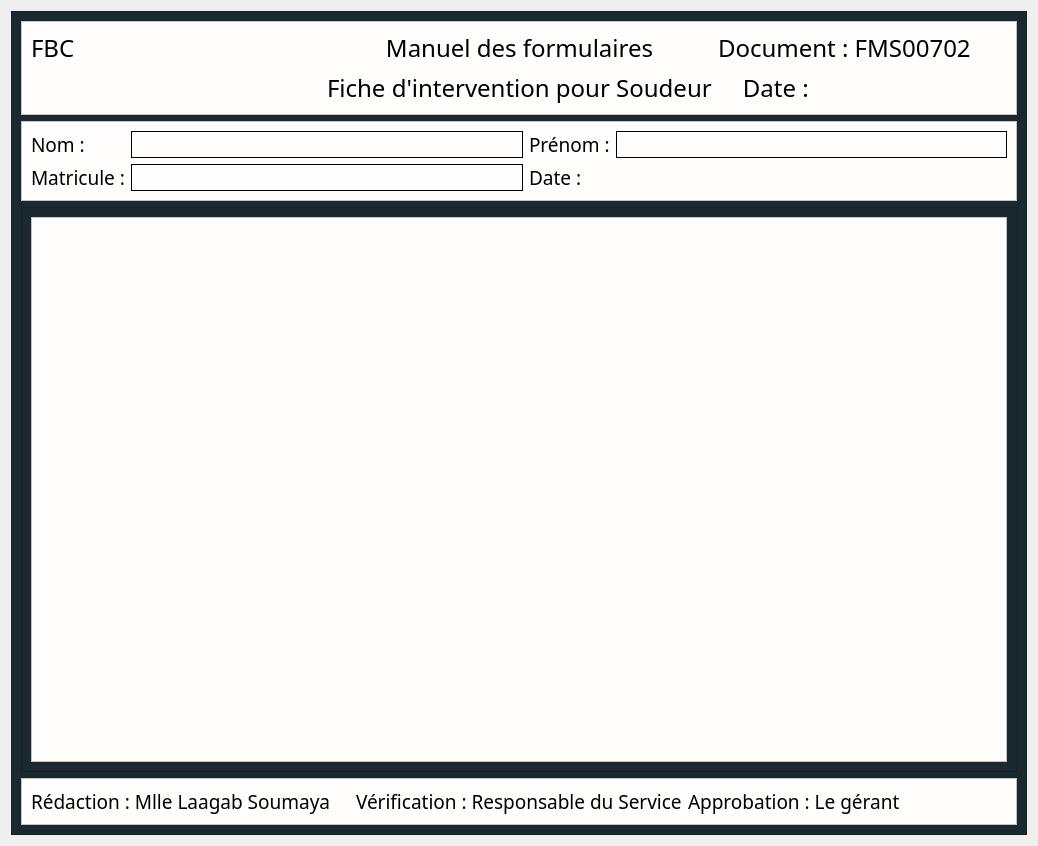
<?xml version="1.0" encoding="UTF-8"?>
<ui version="4.0">
 <class>Dialog</class>
 <widget class="QDialog" name="Dialog">
  <property name="geometry">
   <rect>
    <x>0</x>
    <y>0</y>
    <width>1038</width>
    <height>846</height>
   </rect>
  </property>
  <property name="windowTitle">
   <string>Dialog</string>
  </property>
  <layout class="QVBoxLayout" name="verticalLayout">
   <item>
    <widget class="QFrame" name="frame">
     <property name="styleSheet">
      <string notr="true">background-color: #1A2930;</string>
     </property>
     <property name="frameShape">
      <enum>QFrame::StyledPanel</enum>
     </property>
     <property name="frameShadow">
      <enum>QFrame::Raised</enum>
     </property>
     <layout class="QVBoxLayout" name="verticalLayout_2" stretch="0,0,1,0">
      <item>
       <widget class="QFrame" name="frame_5">
        <property name="styleSheet">
         <string notr="true">background-color : #FEFDFC;</string>
        </property>
        <property name="frameShape">
         <enum>QFrame::StyledPanel</enum>
        </property>
        <property name="frameShadow">
         <enum>QFrame::Raised</enum>
        </property>
        <layout class="QGridLayout" name="gridLayout">
         <item row="0" column="1">
          <widget class="QLabel" name="label_2">
           <property name="font">
            <font>
             <family>Modern No. 20</family>
             <pointsize>18</pointsize>
            </font>
           </property>
           <property name="text">
            <string>Manuel des formulaires</string>
           </property>
           <property name="alignment">
            <set>Qt::AlignCenter</set>
           </property>
          </widget>
         </item>
         <item row="0" column="0">
          <widget class="QLabel" name="label">
           <property name="font">
            <font>
             <family>Modern No. 20</family>
             <pointsize>18</pointsize>
            </font>
           </property>
           <property name="text">
            <string>FBC</string>
           </property>
          </widget>
         </item>
         <item row="0" column="2">
          <widget class="QLabel" name="label_3">
           <property name="font">
            <font>
             <family>Modern No. 20</family>
             <pointsize>18</pointsize>
            </font>
           </property>
           <property name="text">
            <string>Document : FMS00702</string>
           </property>
          </widget>
         </item>
         <item row="1" column="1">
          <widget class="QLabel" name="label_4">
           <property name="font">
            <font>
             <family>Modern No. 20</family>
             <pointsize>18</pointsize>
            </font>
           </property>
           <property name="text">
            <string>Fiche d'intervention pour Soudeur</string>
           </property>
          </widget>
         </item>
         <item row="1" column="2">
          <widget class="QLabel" name="label_5">
           <property name="font">
            <font>
             <family>Modern No. 20</family>
             <pointsize>18</pointsize>
            </font>
           </property>
           <property name="text">
            <string>    Date :</string>
           </property>
          </widget>
         </item>
        </layout>
       </widget>
      </item>
      <item>
       <widget class="QFrame" name="frame_4">
        <property name="styleSheet">
         <string notr="true">background-color : #FEFDFC;</string>
        </property>
        <property name="frameShape">
         <enum>QFrame::StyledPanel</enum>
        </property>
        <property name="frameShadow">
         <enum>QFrame::Raised</enum>
        </property>
        <layout class="QGridLayout" name="gridLayout_2">
         <item row="0" column="2">
          <widget class="QLabel" name="label_8">
           <property name="font">
            <font>
             <family>Modern No. 20</family>
             <pointsize>14</pointsize>
            </font>
           </property>
           <property name="text">
            <string>Prénom :</string>
           </property>
          </widget>
         </item>
         <item row="1" column="1">
          <widget class="QLineEdit" name="lineEdit_2">
           <property name="font">
            <font>
             <pointsize>11</pointsize>
             <weight>75</weight>
             <bold>true</bold>
            </font>
           </property>
           <property name="styleSheet">
            <string notr="true">border: 1px solid back;height:25px;</string>
           </property>
          </widget>
         </item>
         <item row="0" column="0">
          <widget class="QLabel" name="label_6">
           <property name="font">
            <font>
             <family>Modern No. 20</family>
             <pointsize>14</pointsize>
            </font>
           </property>
           <property name="text">
            <string>Nom :</string>
           </property>
          </widget>
         </item>
         <item row="0" column="1">
          <widget class="QLineEdit" name="lineEdit">
           <property name="font">
            <font>
             <pointsize>11</pointsize>
             <weight>75</weight>
             <bold>true</bold>
            </font>
           </property>
           <property name="styleSheet">
            <string notr="true">border: 1px solid back;
height:25px;</string>
           </property>
          </widget>
         </item>
         <item row="1" column="0">
          <widget class="QLabel" name="label_7">
           <property name="font">
            <font>
             <family>Modern No. 20</family>
             <pointsize>14</pointsize>
            </font>
           </property>
           <property name="text">
            <string>Matricule :</string>
           </property>
          </widget>
         </item>
         <item row="0" column="3">
          <widget class="QLineEdit" name="lineEdit_3">
           <property name="font">
            <font>
             <pointsize>11</pointsize>
             <weight>75</weight>
             <bold>true</bold>
            </font>
           </property>
           <property name="styleSheet">
            <string notr="true">border: 1px solid back;height:25px;</string>
           </property>
          </widget>
         </item>
         <item row="1" column="2">
          <widget class="QLabel" name="label_9">
           <property name="font">
            <font>
             <family>Modern No. 20</family>
             <pointsize>14</pointsize>
            </font>
           </property>
           <property name="text">
            <string>Date : </string>
           </property>
          </widget>
         </item>
        </layout>
       </widget>
      </item>
      <item>
       <widget class="QFrame" name="frame_3">
        <property name="frameShape">
         <enum>QFrame::StyledPanel</enum>
        </property>
        <property name="frameShadow">
         <enum>QFrame::Raised</enum>
        </property>
        <layout class="QVBoxLayout" name="verticalLayout_3">
         <item>
          <widget class="QTableView" name="tableView">
           <property name="styleSheet">
            <string notr="true">background-color : #FEFDFC;</string>
           </property>
          </widget>
         </item>
        </layout>
       </widget>
      </item>
      <item>
       <widget class="QFrame" name="frame_2">
        <property name="styleSheet">
         <string notr="true">background-color : #FEFDFC;</string>
        </property>
        <property name="frameShape">
         <enum>QFrame::StyledPanel</enum>
        </property>
        <property name="frameShadow">
         <enum>QFrame::Raised</enum>
        </property>
        <layout class="QHBoxLayout" name="horizontalLayout">
         <item>
          <widget class="QLabel" name="label_10">
           <property name="font">
            <font>
             <family>Modern No. 20</family>
             <pointsize>14</pointsize>
            </font>
           </property>
           <property name="text">
            <string>Rédaction : Mlle Laagab Soumaya</string>
           </property>
          </widget>
         </item>
         <item>
          <widget class="QLabel" name="label_11">
           <property name="font">
            <font>
             <family>Modern No. 20</family>
             <pointsize>14</pointsize>
            </font>
           </property>
           <property name="text">
            <string>Vérification : Responsable du Service</string>
           </property>
          </widget>
         </item>
         <item>
          <widget class="QLabel" name="label_12">
           <property name="font">
            <font>
             <family>Modern No. 20</family>
             <pointsize>14</pointsize>
            </font>
           </property>
           <property name="text">
            <string>Approbation : Le gérant</string>
           </property>
          </widget>
         </item>
        </layout>
       </widget>
      </item>
     </layout>
    </widget>
   </item>
  </layout>
 </widget>
 <resources/>
 <connections/>
</ui>
